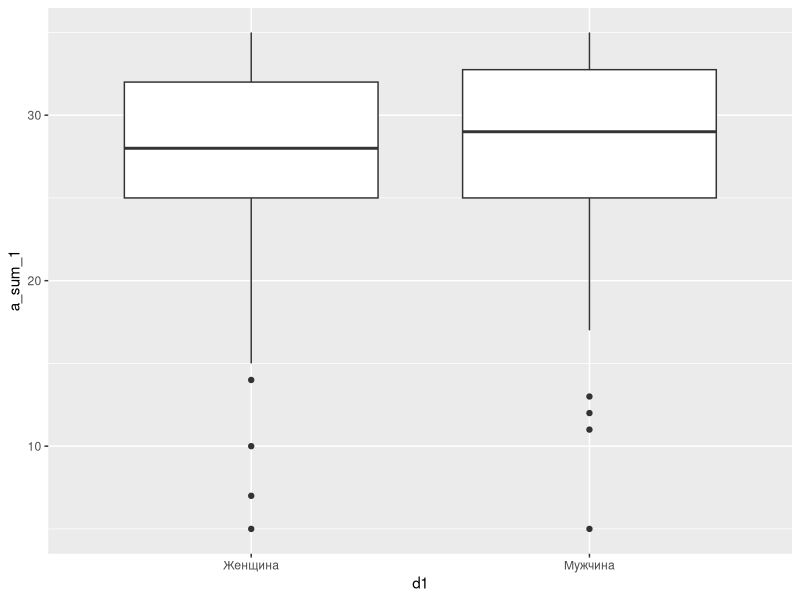
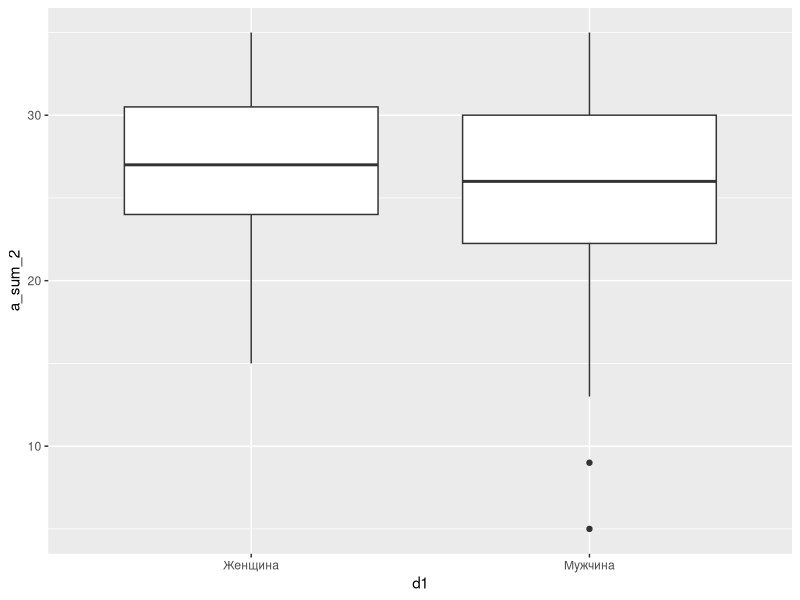
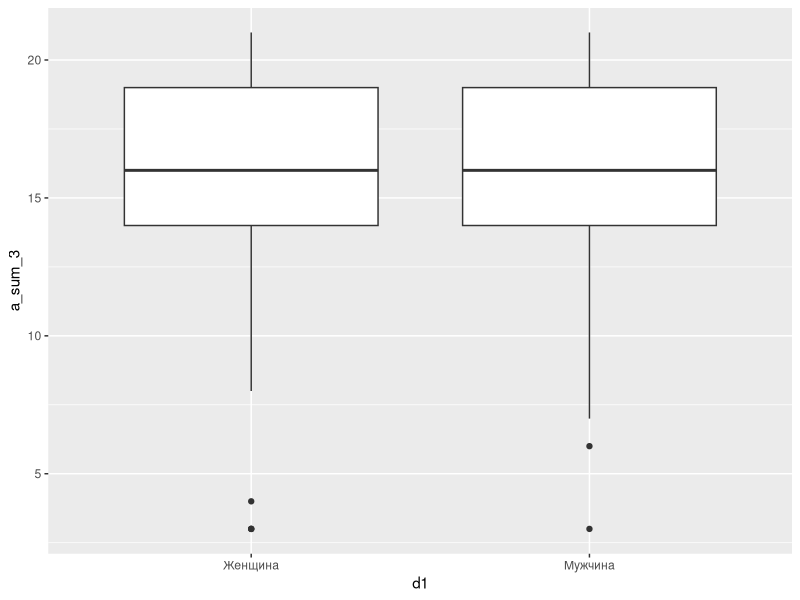
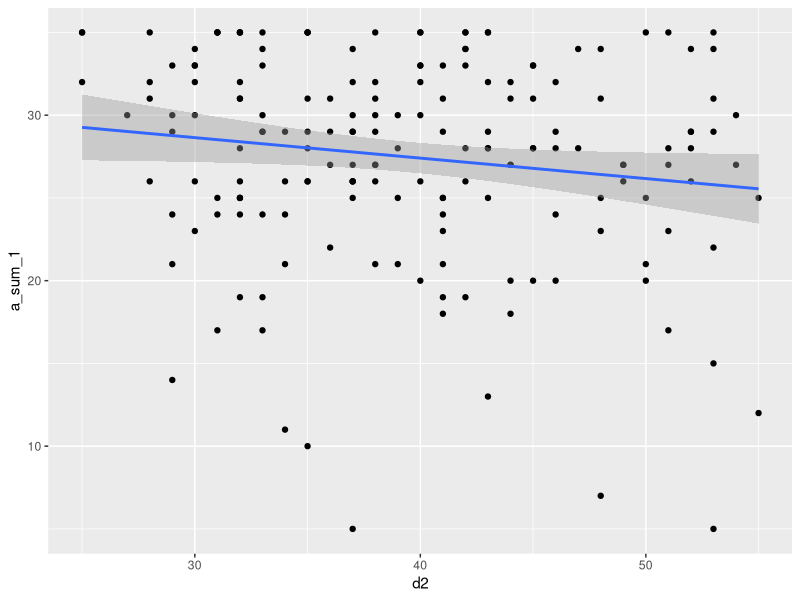
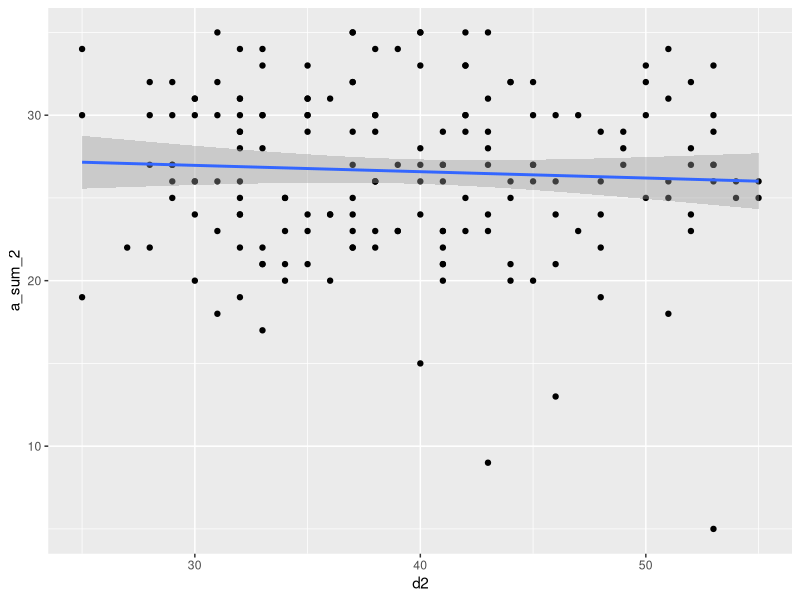
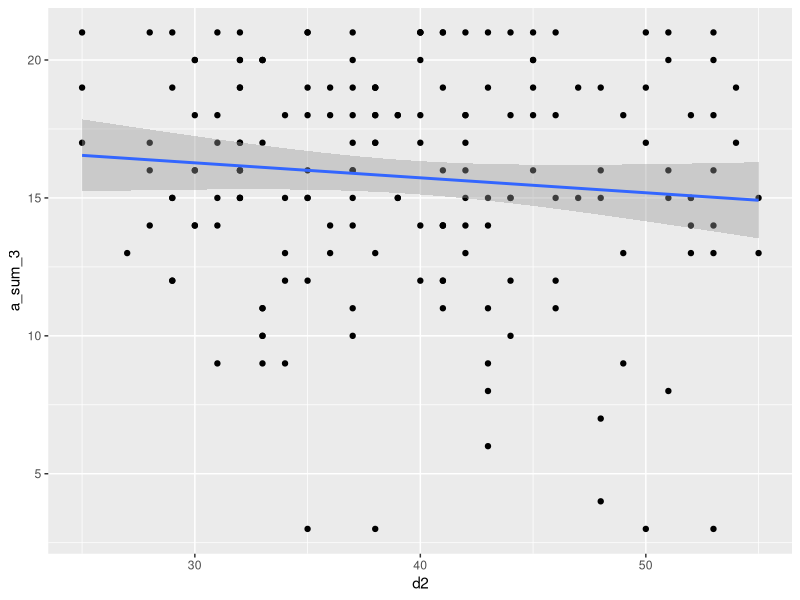
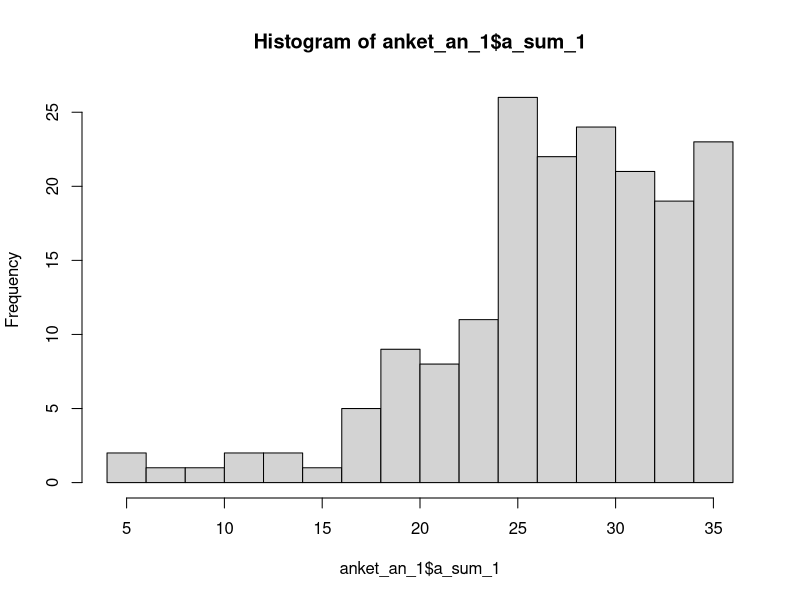
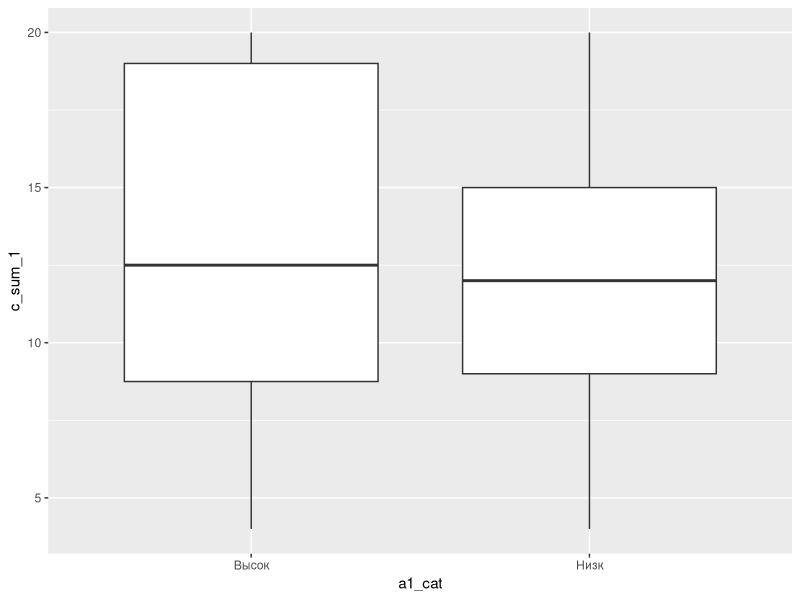

Write R code to recreate these figures, in order.
library(tidyverse)
library(rstatix)

anket_an_1 <- read_csv('anket_an_1.csv')

#Конвергентная валидность -----

cor(select(anket_an_1, c(a_sum_1, c_sum_5)))
cor(select(anket_an_1, c(a_sum_2, c_sum_2, c_sum_5, b_sum_1, b_sum_4)))
cor(select(anket_an_1, c(a_sum_3, c_sum_4, b_sum_5, b_sum_6)))

#Посмотрим соц-дем ----
anket_an_1 %>% filter(d1 %in% c('Женщина','Мужчина')) %>% t_test(a_sum_1 ~ d1) # незначимо
ggplot(anket_an_1, aes(x=d1, y=a_sum_1)) + 
  geom_boxplot()
anket_an_1 %>% filter(d1 %in% c('Женщина','Мужчина')) %>% t_test(a_sum_2 ~ d1) # незначимо
ggplot(anket_an_1, aes(x=d1, y=a_sum_2)) + 
  geom_boxplot()
anket_an_1 %>% filter(d1 %in% c('Женщина','Мужчина')) %>% t_test(a_sum_3 ~ d1) # незначимо
ggplot(anket_an_1, aes(x=d1, y=a_sum_3)) + 
  geom_boxplot()

cor.test(anket_an_1$d2,anket_an_1$a_sum_1) # значимо
ggplot(anket_an_1, aes(x=d2, y=a_sum_1)) + 
  geom_point() +
  geom_smooth(method = lm)
cor.test(anket_an_1$d2,anket_an_1$a_sum_2) # незначимо
ggplot(anket_an_1, aes(x=d2, y=a_sum_2)) + 
  geom_point() +
  geom_smooth(method = lm)
cor.test(anket_an_1$d2,anket_an_1$a_sum_3) # незначимо
ggplot(anket_an_1, aes(x=d2, y=a_sum_3)) + 
  geom_point() +
  geom_smooth(method = lm)

#Глубже исследуем связь первого фактора и удовлетворённости трудом ----
#Для начала создадим категориальную переменную для первого фактора
#Разобъём на три категории по 15 и 85 перцентилям

hist(anket_an_1$a_sum_1,15)
per <- quantile(anket_an_1$a_sum_1, c(.15, .85))

anket_an_1 %>% mutate(a1_cat = 'Норм') %>%  
  mutate(a1_cat = case_when(a_sum_1 <= per[1] ~ 'Низк',
                            a_sum_1 >= per[2] ~ 'Высок',
                            .default = "Норм")) -> anket_an_1

#Проведём t-тесты

#Удовлетворенность заработной платой - незначимо
anket_an_1 %>% filter(a1_cat %in% c('Высок','Низк')) %>% 
  t_test(c_sum_1 ~ a1_cat)
anket_an_1 %>% filter(a1_cat %in% c('Высок','Низк')) %>% 
  cohens_d(
    c_sum_1 ~ a1_cat, var.equal = TRUE, 
    hedges.correction = TRUE
  )
anket_an_1 %>% filter(a1_cat %in% c('Высок','Низк')) %>% 
  ggplot(aes(x=a1_cat, y=c_sum_1)) + 
  geom_boxplot()
#Удовлетворенность организацией труда - значимо (moderate)
anket_an_1 %>% filter(a1_cat %in% c('Высок','Низк')) %>% 
  t_test(c_sum_2 ~ a1_cat)
anket_an_1 %>% filter(a1_cat %in% c('Высок','Низк')) %>% 
  cohens_d(
    c_sum_2 ~ a1_cat, var.equal = TRUE, 
    hedges.correction = TRUE
  )
anket_an_1 %>% filter(a1_cat %in% c('Высок','Низк')) %>% 
  ggplot(aes(x=a1_cat, y=c_sum_2)) + 
  geom_boxplot()
#Удовлетворенность руководством - значимо (moderate)
anket_an_1 %>% filter(a1_cat %in% c('Высок','Низк')) %>% 
  t_test(c_sum_3 ~ a1_cat)
anket_an_1 %>% filter(a1_cat %in% c('Высок','Низк')) %>% 
  cohens_d(
    c_sum_3 ~ a1_cat, var.equal = TRUE, 
    hedges.correction = TRUE
  )
anket_an_1 %>% filter(a1_cat %in% c('Высок','Низк')) %>% 
  ggplot(aes(x=a1_cat, y=c_sum_3)) + 
  geom_boxplot()
#Удовлетворенность коллективом - значимо (moderate)
anket_an_1 %>% filter(a1_cat %in% c('Высок','Низк')) %>% 
  t_test(c_sum_4 ~ a1_cat)
anket_an_1 %>% filter(a1_cat %in% c('Высок','Низк')) %>% 
  cohens_d(
    c_sum_4 ~ a1_cat, var.equal = TRUE, 
    hedges.correction = TRUE
  )
anket_an_1 %>% filter(a1_cat %in% c('Высок','Низк')) %>% 
  ggplot(aes(x=a1_cat, y=c_sum_4)) + 
  geom_boxplot()
#Удовлетворенность процессом и содержанием труда - значимо (large)
anket_an_1 %>% filter(a1_cat %in% c('Высок','Низк')) %>% 
  t_test(c_sum_5 ~ a1_cat)
anket_an_1 %>% filter(a1_cat %in% c('Высок','Низк')) %>% 
  cohens_d(
    c_sum_5 ~ a1_cat, var.equal = TRUE, 
    hedges.correction = TRUE
  )
anket_an_1 %>% filter(a1_cat %in% c('Высок','Низк')) %>% 
  ggplot(aes(x=a1_cat, y=c_sum_5)) + 
  geom_boxplot()
